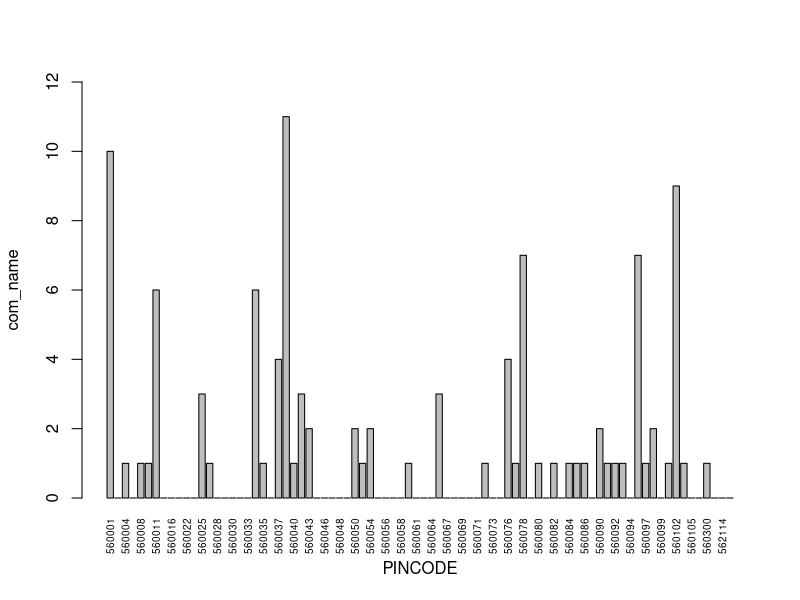
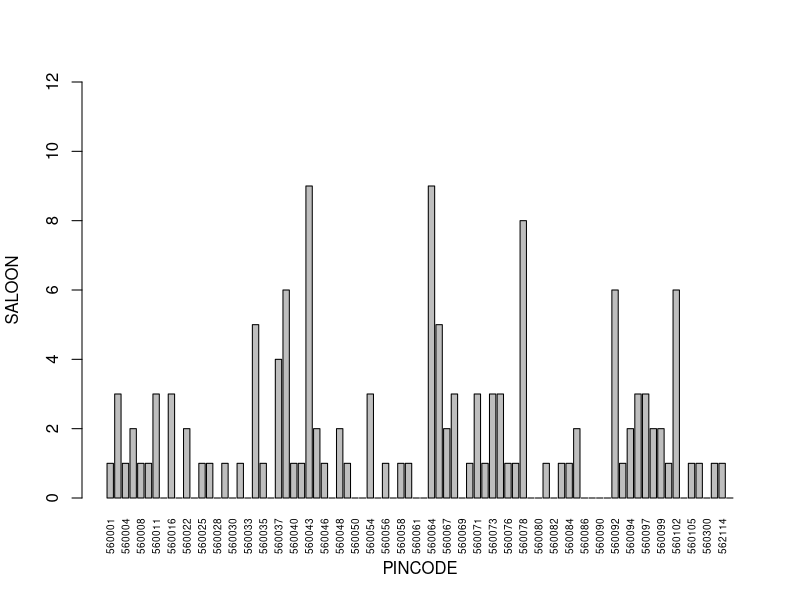
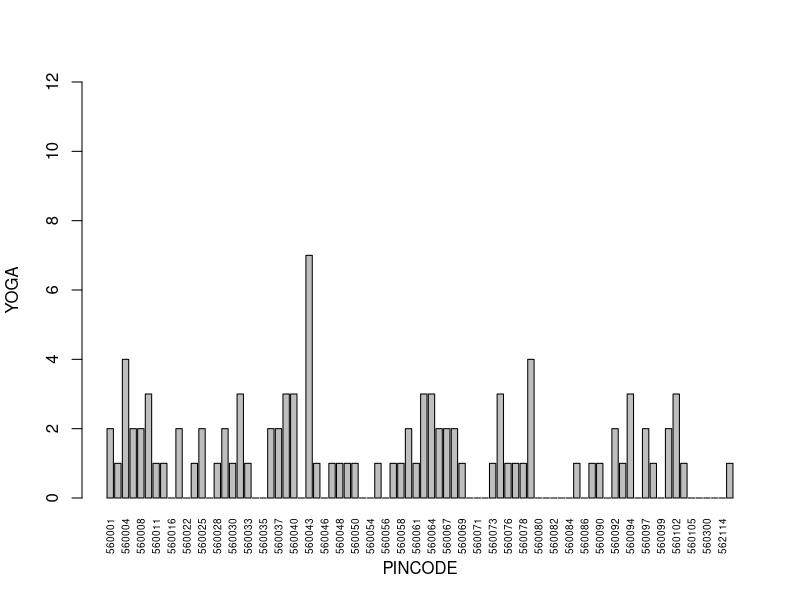
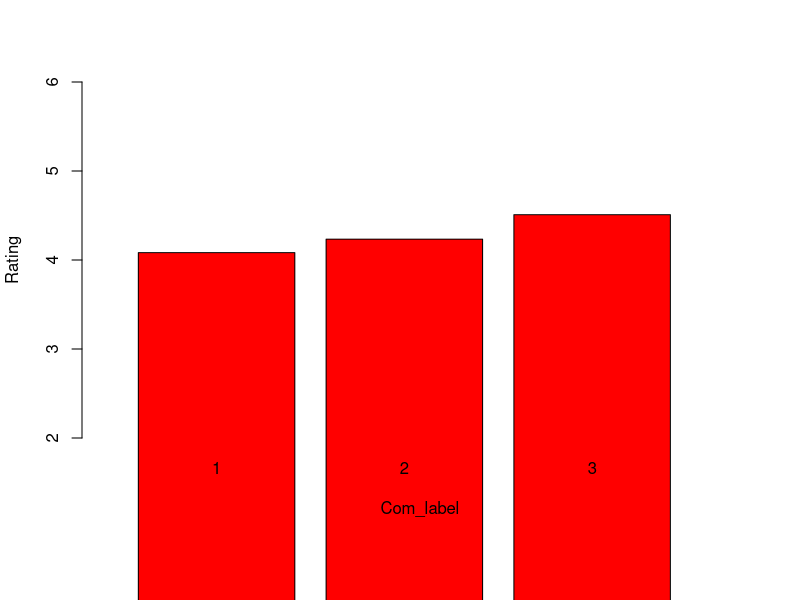
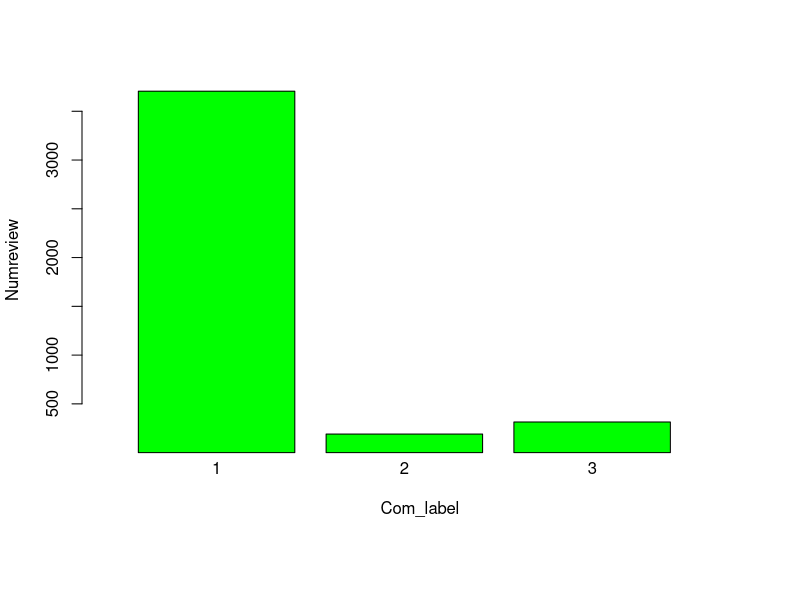
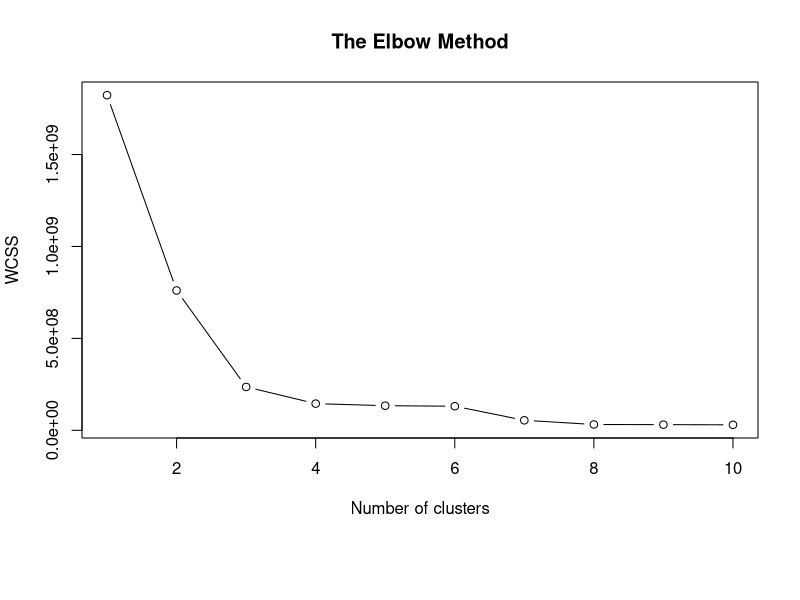
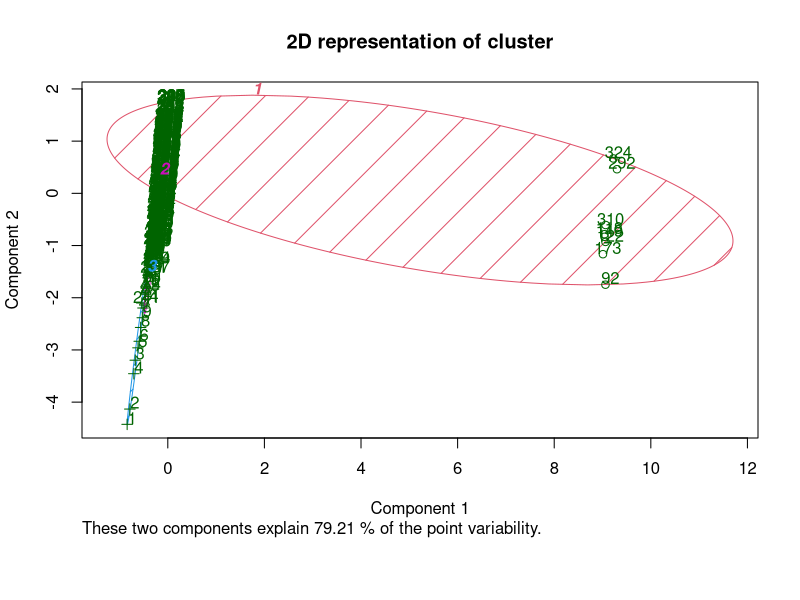
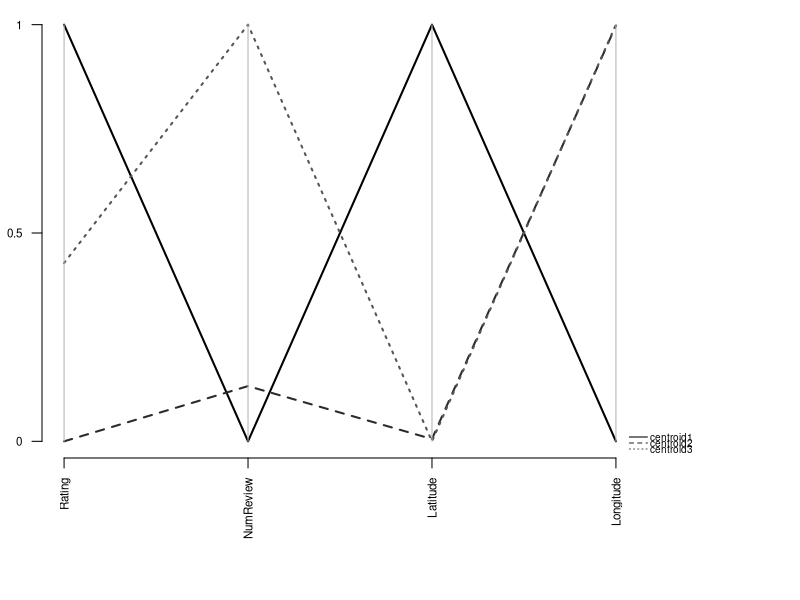

These charts were generated, in order, by the following R code:
#FIRSTLY IMPORT THE DATASET#
#I am adding new column in excel file with name com_name because it is clearly seen 
#that 1-105:- CAFE(C)
#     106-240:- SALON(S)
#     241-340:- YOGA(Y)
df= read.csv("Data Test - Sheet1.csv")
names(df)#gives the names of the variables present in the dataset
#NEGLECTING ADDRESS, PHONE, LINK
df2=df[,c(-3,-4,-5)]
#Encoding the com_name as 1,2,3#
df2$com_name = factor(df2$com_name,
                         levels = c('c', 's', 'y'),
                    labels = c(1, 2, 3))
head(df2) 

#GROUPING CATEGORIES OF PINCODE and visualize them as which pin code have how much number of companies
tpin=table(as.factor(df2$Pin.Code))#HERE WE SEE THE FREQUENCY OF THE PIN CODE
Pin_names=dimnames(tpin)[[1]]#CHARACTERISING THE PINCODE
#count of success class for each PIN code
c_PINcode=NULL
for (x in Pin_names) {
  c_PINcode=c(c_PINcode,length(which(as.character(df2$Pin.Code)==x&df2$com_name==1)))# HERE PINCODE WHICH HAS COM_NAME= cafe
}
range(c_PINcode)
#here bar plot of the pin code which has cafe companies
barplot(c_PINcode,names.arg = Pin_names,las=3,xlab = "PINCODE",ylab = "com_name",ylim = c(0,12),cex.names = 0.6)

c_PINcode1=NULL
for (x in Pin_names) {
  c_PINcode1=c(c_PINcode1,length(which(as.character(df2$Pin.Code)==x&df2$com_name==2)))# HERE PINCODE WHICH HAS COM_NAME= saloon
}
range(c_PINcode1)
#here bar plot of the pin code which has saloon companies

barplot(c_PINcode1,names.arg = Pin_names,las=3,xlab = "PINCODE",ylab = "SALOON",ylim = c(0,12),cex.names = 0.6)


c_PINcode2=NULL
for (x in Pin_names) {
  c_PINcode2=c(c_PINcode2,length(which(as.character(df2$Pin.Code)==x&df2$com_name==3)))# HERE PINCODE WHICH HAS COM_NAME= yoga
}
range(c_PINcode2)
#here bar plot of the pin code which has YOGA companies

barplot(c_PINcode2,names.arg = Pin_names,las=3,xlab = "PINCODE",ylab = "YOGA",ylim = c(0,12),cex.names = 0.6)
###plotting the graphs for rating and numriview
frame=c(mean(df2[which(df2$com_name=="1"),]$Rating),mean(df2[which(df2$com_name=="2"),]$Rating),
        mean(df2[which(df2$com_name=="3"),]$Rating))
range(frame)
Com=c("1","2","3") 
par(mar=c(8,4,4,2)+0.1)
barplot(frame,names.arg = Com,xlab = "Com_label",ylab = "Rating",ylim = c(2,6),col="red",xlim = c(0,4)) 
  
frame1=c(mean(df2[which(df2$com_name=="1"),]$NumReview),mean(df2[which(df2$com_name=="2"),]$NumReview),
        mean(df2[which(df2$com_name=="3"),]$NumReview))
range(frame1)
Com1=c("1","2","3") 
par(mar=c(8,4,4,2)+0.1)
barplot(frame1,names.arg = Com1,xlab = "Com_label",ylab = "Numreview",ylim = c(150,3800),xlim = c(0,4),col = "green") 



#HERE I AM APPLYING VERY POPULAR UNSUPERVISED LEARNING MRTHOD#
########k-means cluster######
df3=df2[,c(3,4,6,7)];head(df3)#Taking the variable Rating; NumReview; Latitude; & Longitude
#now applying elbow method for finding the optimum k VALUE
set.seed(6)
wcss = vector()#WITHIN CLUSTER SUM SO SQUARE
for (i in 1:10) wcss[i] = sum(kmeans(df3, i)$withinss)
plot(1:10,wcss,type = 'b',main = paste('The Elbow Method'),
     xlab = 'Number of clusters',
     ylab = 'WCSS')

#AFTER VISUALISING THE PLOT; WE SEE K=3 WHERE THE GRAPH IS BENDING##
head(df3)
#NORMALIZING THE VARIABLES AND PUT IN DF4 NEW DATAFRAME 
df4=as.data.frame(scale(df2[,-c(1,2,5)],center = T,scale = T))
head(df4)
mod3=kmeans(df4,3)#HERE APPLYING K-MEANS CLUSTER WITH FULL DATASET
#PLOTTING THE CLUSTERS
library(cluster)
#here we see the clusters where various points are overlapp to each other because this is a 2d representaion of whole cluster
#
clusplot(df4,mod3$cluster,main = "2D representation of cluster",
         color = T,lines = 0,shade = T,labels = 2)

cc=mod3$centers#CLUSTER CENTROID
rownames(cc)=c("centroid1","centroid2","centroid3")#CHANGING ROW NAMES
#Distance of observations from cluster centroids in normalized coordinates
#matrix size=340 observ. * (3 cluster + 1 more column). Here 1 more column for
#ClusterID, On THIS COLUMN WE SEE WHICH OBSERV. ASSIGN TO WHICH CLUSTER

#initialize (340*4) matirx
DM6= matrix(NA,340, 4)
head(DM6)
rownames(DM6)=df2$Company.Name
colnames(DM6)=c("CLUSTERID","Dist.Clster1","Dist.Clster2","Dist.Clster3")
head(DM6)
#CLUSTER ASSIGNMENT
DM6[,1]=mod3$cluster;head(DM6)
##COMPUTE DISTANCES using euclidean distance##
for(i in 1:340){
  DM6[i,2]=dist(rbind(df4[i,],cc[1,]),method = "euclidean")
  DM6[i,3]=dist(rbind(df4[i,],cc[2,]),method = "euclidean")
  DM6[i,4]=dist(rbind(df4[i,],cc[3,]),method = "euclidean")
}
head(DM6)
###ORDER OF CLUSTER ID###
head(DM6[order(DM6[,1]),])
##CLUSTER CENTROID IN ORIGINAL SCALE
meanv=apply(df3[,c(1,2,3,4)],2,mean)
sdv=apply(df3[,c(1,2,3,4)],2,sd)
cc.org=t(apply(cc, 1, function(r)r*sdv+meanv))
cc.org

##distance between cluster centroid## HOW CLUSTERS ARE SEPARATED FROM EACH OTHER
dist(cc,method = "euclidean",diag = T,upper = T)#NORMALIZED SCALE, 
#CHECK THE SMALLER DISTANCE AMD SEE HOW FAR AWAY TO EACH OTHER
dist(cc.org,method = "euclidean",diag = T,upper = T)#ORIGINAL SCALE

##SUMMARY OF CLUSTER DISTANCE##
DM7=matrix(NA,4,2);DM7
rownames(DM7)=c("centroid1","centroid2","centroid3","overall")
colnames(DM7)=c("observation","Avg.dist_in_cluster")#IT ALSO GIVES THE IDEA ABOUT THE DISPERSION WITHIN THE PARTICULAR CLUSTER

DM7[1:3,1]=mod3$size
DM7[4,1]=sum(DM7[1:3,1])
for (i in 1:3) {
  DM7[i,2]=mean(DM6[which(DM6[,1]==i),])
  
}
DM7[4,2]=mean(DM7[1:3,2])
DM7#HERE WE SEE SMALLEST AVERAGE DISTANCE (SHOW MORE HOMOGENEOUS BECAUSE OF SMALLER DISPERSION)




###NOW SIMILARLY FOR ORIGINAL COORDINATE##
#SUMMARY OF CLUSTER DISTANCES IN ORIGINAL COORDINATE
#DISTANCE OD OBSERVATIONS FROM CLUSTER CENTROID IN ORIGINAL COORDINATE

DM8= matrix(NA,340, 4)
rownames(DM8)=df2$Company.Name
colnames(DM8)=c("CLUSTERID","Dist.Clster1","Dist.Clster2","Dist.Clster3")
#CLUSTER ASSIGNMENT
DM8[,1]=mod3$cluster;head(DM8)
head(df2)
df0=df2[,c(3,4,6,7)]
##COMPUTE DISTANCES##
for(i in 1:340){
  DM8[i,2]=dist(rbind(df0[i,],cc.org[1,]),method = "euclidean")
  DM8[i,3]=dist(rbind(df0[i,],cc.org[2,]),method = "euclidean")
  DM8[i,4]=dist(rbind(df0[i,],cc.org[3,]),method = "euclidean")
}
head(DM8)
DM7=cbind(DM7,Avg.dist_in_cluster_ORG=NA);DM7

for (i in 1:3) {
  DM7[i,3]=mean(DM8[which(DM8[,1]==i),])
  
}
DM7[4,3]=mean(DM7[1:3,3]);DM7
DM7#HERE WE SEE SMALLEST AVERAGE DISTANCE (SHOW MORE HOMOGENEOUS BECAUSE OF SMALLER DISPERSION)


#NOW ANALYSE THIS RESULT GRAPHICALLY
#USING PARALLEL COORDINATE PLOT:-
#THIS PARTICULAR PLOT IS GOING TO HELP US IN TERMS OF CHARACTERISING THESE CLUSTERS,

#SO FOR THIS WE HAVE TO SCALE CLUSTER CENTROID TO [0,1]

maxv=apply(cc.org,2,max)
minv=apply(cc.org,2,min)
cc.so1=as.data.frame(scale(cc.org,center = minv,scale = maxv-minv))

cc.so1

library(MASS)
par(mar=c(7.1,2.1,0.4,8.1),xpd=T,las=2,cex.axis=0.7)

parcoord(cc.so1,col = gray(0:5/6),lty = c(1:6),lwd=2,las=3)
axis(2,at=c(0,0.5,1),labels = c(0,0.5,1))
title(ylab = "scaled cluster centroids")
legend("bottomright",inset=c(-0.1,0),
       c("centroid1","centroid2","centroid3"),lty=c(1:3),cex = 0.6,x.intersp = 0.3,
       y.intersp = 0.5,col = gray(0:5/6),bty = "n",bg = "gray90")

#THIS PARTICULAR PLOT WE CAN SEE  3 LINES, EACH REPRESENTING CENTROIDS OF THEIR CLUUSTER,
#







































